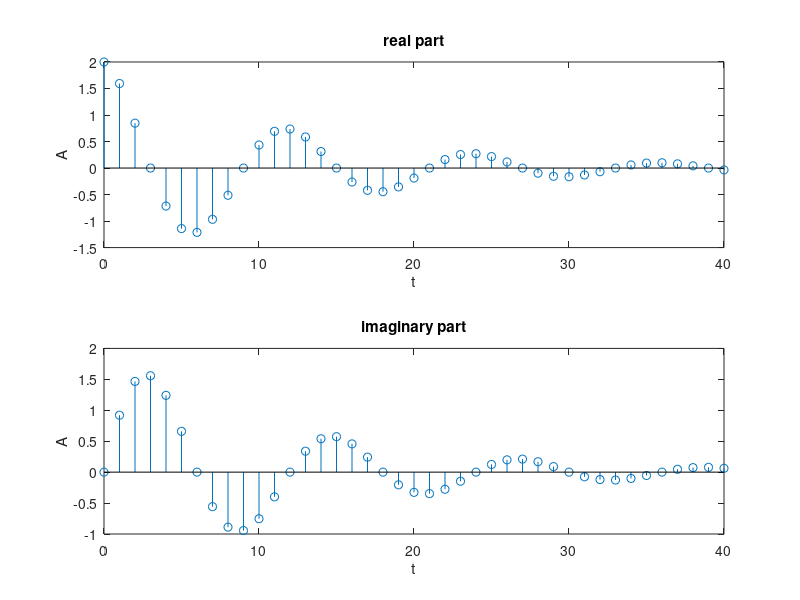

MATLAB code for this plot:
c=-(1/12)+(pi/6)*1i;
k=2;
n=0:40;
x=k*exp(c*n);
subplot(2,1,1);
stem(n,real(x));
xlabel('t');
ylabel('A');
title('real part');
subplot(2,1,2);
stem(n,imag(x));
xlabel('t');
ylabel('A');
title('imaginary part');